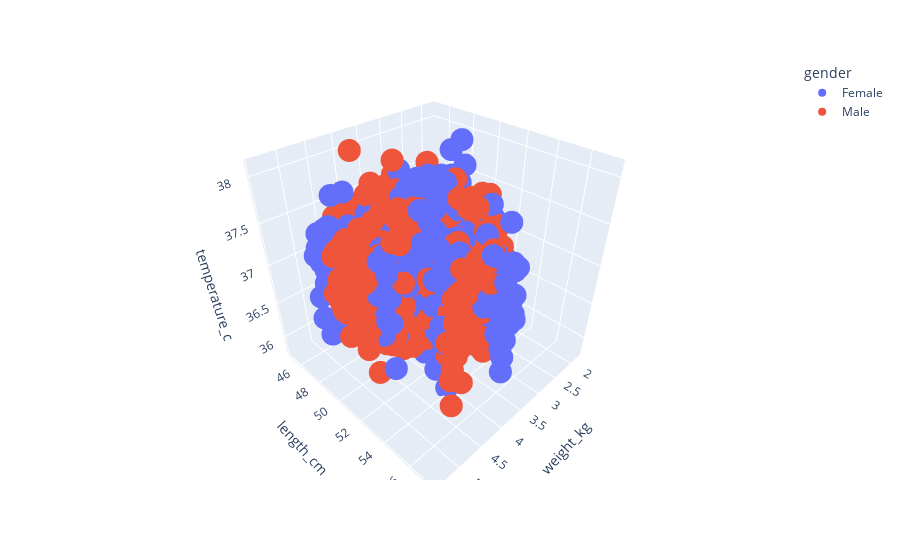

The notebook cell saved with this chart:
### Code cell
import plotly.express as px
fig=px.scatter_3d(df,x='weight_kg',y='length_cm',z='temperature_c',color='gender')
fig.show()

### Figure 1 — Plotly figure (JSON) as saved in the notebook; plotly's stock layout.template omitted (floating-point values rounded to 4 significant figures; data arrays with more than 128 entries replaced by an {"elided": "..."} marker saying what was removed)
{"data": [{"hovertemplate": "gender=Female<br>weight_kg=%{x}<br>length_cm=%{y}<br>temperature_c=%{z}<extra></extra>", "legendgroup": "Female", "marker": {"color": "#636efa", "symbol": "circle"}, "mode": "markers", "name": "Female", "scene": "scene", "showlegend": true, "type": "scatter3d", "x": {"elided": "1350 float values"}, "y": {"elided": "1350 float values"}, "z": {"elided": "1350 float values"}}, {"hovertemplate": "gender=Male<br>weight_kg=%{x}<br>length_cm=%{y}<br>temperature_c=%{z}<extra></extra>", "legendgroup": "Male", "marker": {"color": "#EF553B", "symbol": "circle"}, "mode": "markers", "name": "Male", "scene": "scene", "showlegend": true, "type": "scatter3d", "x": {"elided": "1650 float values"}, "y": {"elided": "1650 float values"}, "z": {"elided": "1650 float values"}}], "layout": {"legend": {"title": {"text": "gender"}, "tracegroupgap": 0}, "margin": {"t": 60}, "scene": {"domain": {"x": [0, 1], "y": [0, 1]}, "xaxis": {"title": {"text": "weight_kg"}}, "yaxis": {"title": {"text": "length_cm"}}, "zaxis": {"title": {"text": "temperature_c"}}}}}
